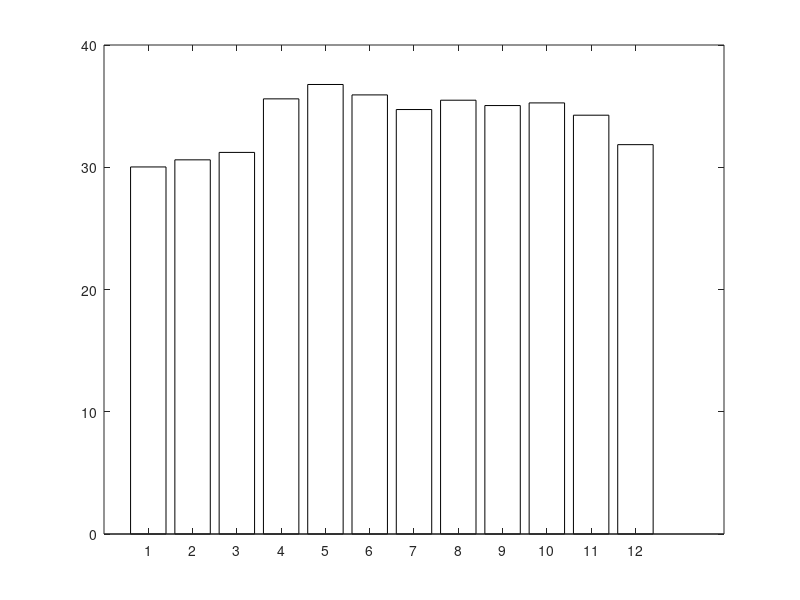

This chart was generated by the following MATLAB code: (Note: this script raises an error after producing the figure.)
% =========================================================
%  Heat Index Time Series Analysis - Results & Visualization
%  Bulacan State University - Math Modeling Paper
%  BSM CS 3B | Prof. Aarhus M. Dela Cruz
% =========================================================

clc; clear; close all;

% ----------------------------------------------------------
% RAW HISTORICAL DATA (from Math_Modeling_Dataset.xlsx)
% Monthly average Heat Index, Jan 2023 - Mar 2026
% ----------------------------------------------------------
HI_historical = [
    29.1094, 30.6665, 30.1539, 35.2819, 36.2997, 34.9604, ...  % 2023 Jan-Jun
    35.1826, 35.6366, 35.6366, 34.9604, 33.6943, 31.5001, ...  % 2023 Jul-Dec
    30.6665, 30.2788, 32.1855, 35.6165, 37.0061, 37.3851, ...  % 2024 Jan-Jun
    35.4080, 35.4080, 36.1035, 34.9604, 33.8973, 32.0991, ...  % 2024 Jul-Dec
    31.2136, 31.0736, 32.7273, 35.8839, 37.0061, 35.4080, ...  % 2025 Jan-Jun
    33.5731, 35.4080, 33.4007, 35.8685, 35.1826, 31.9461, ...  % 2025 Jul-Dec
    29.1094, 30.4059, 29.7921                                    % 2026 Jan-Mar
];

month_nums = [1:12, 1:12, 1:12, 1:3];  % month number for each observation

% ----------------------------------------------------------
% STEP 1: SEASONAL AVERAGES (Numerical Approximations)
% ----------------------------------------------------------
monthlyHI = zeros(1, 12);
for m = 1:12
    idx = (month_nums == m);
    monthlyHI(m) = mean(HI_historical(idx));
end

% Month labels
month_labels = {'Jan','Feb','Mar','Apr','May','Jun', ...
                'Jul','Aug','Sep','Oct','Nov','Dec'};

% ----------------------------------------------------------
% STEP 2: 24-MONTH FORECAST (Apr 2026 - Mar 2028)
% ----------------------------------------------------------
numForecast = 24;
start_month = 4;  % April = month 4
HI_forecast = zeros(1, numForecast);
forecast_month_nums = zeros(1, numForecast);

for i = 1:numForecast
    m = mod(start_month + i - 2, 12) + 1;
    HI_forecast(i) = monthlyHI(m);
    forecast_month_nums(i) = m;
end

forecast_labels = {};
yr = 2026; mo = 4;
for i = 1:numForecast
    forecast_labels{i} = sprintf('%s %d', month_labels{mo}, yr);
    mo = mo + 1;
    if mo > 12; mo = 1; yr = yr + 1; end
end

% ----------------------------------------------------------
% STEP 3: SLIDING WINDOW OPTIMIZATION
% ----------------------------------------------------------
L = 10;
n = numForecast;
window_sums = zeros(1, n - L + 1);
for i = 1:(n - L + 1)
    window_sums(i) = sum(HI_forecast(i:i+L-1));
end

[min_sum, best_start] = min(window_sums);
best_end = best_start + L - 1;
max_sum = max(window_sums);

fprintf('=== OPTIMIZATION RESULTS ===\n');
fprintf('Optimal start: %s\n', forecast_labels{best_start});
fprintf('Optimal end:   %s\n', forecast_labels{best_end});
fprintf('Min cumulative HI: %.4f C\n', min_sum);
fprintf('Max cumulative HI: %.4f C\n', max_sum);

% ----------------------------------------------------------
% ERROR ESTIMATION
% ----------------------------------------------------------
seasonal_fit = monthlyHI(month_nums);
residuals = HI_historical - seasonal_fit;

mae_per_month = zeros(1, 12);
for m = 1:12
    idx = (month_nums == m);
    mae_per_month(m) = mean(abs(residuals(idx)));
end

% Running minimum for convergence
num_windows = n - L + 1;
running_min = zeros(1, num_windows);
improvement_delta = zeros(1, num_windows);
cur_min = inf;
for i = 1:num_windows
    prev = cur_min;
    if window_sums(i) < cur_min
        cur_min = window_sums(i);
    end
    running_min(i) = cur_min;
    improvement_delta(i) = max(0, prev - cur_min);
end
improvement_delta(1) = 0;

hist_labels_short = {};
yr2 = 2023; mo2 = 1;
for i = 1:39
    hist_labels_short{i} = sprintf('%s %d', month_labels{mo2}(1:3), yr2);
    mo2 = mo2 + 1;
    if mo2 > 12; mo2 = 1; yr2 = yr2 + 1; end
end

window_labels = {};
for i = 1:num_windows
    window_labels{i} = sprintf('W%d', i);
end

% Color definitions
teal   = [0.11, 0.62, 0.46];
red    = [0.89, 0.29, 0.29];
blue   = [0.22, 0.53, 0.87];
amber  = [0.94, 0.62, 0.15];
purple = [0.50, 0.47, 0.87];
gray   = [0.70, 0.70, 0.67];
pink   = [0.83, 0.33, 0.49];
green2 = [0.36, 0.60, 0.13];

% ==========================================================
% FIGURE 1: Seasonal Average HI by Calendar Month
% ==========================================================
figure(1);
set(gcf, 'Position', [100, 600, 750, 420], 'Name', 'Fig 1 - Numerical Approximations');

bar_colors = zeros(12, 3);
for m = 1:12
    if monthlyHI(m) >= 35
        bar_colors(m,:) = red;
    else
        bar_colors(m,:) = blue;
    end
end

b1 = bar(1:12, monthlyHI, 'FaceColor', 'flat');
b1.CData = bar_colors;
b1.EdgeColor = 'none';

hold on;
yline(35, '--', '35°C threshold', ...
    'Color', [0.6 0.2 0.2], 'LineWidth', 1.2, ...
    'LabelHorizontalAlignment', 'right', 'FontSize', 9);

xticks(1:12);
xticklabels(month_labels);
ylabel('Heat Index (°C)', 'FontSize', 11);
xlabel('Month', 'FontSize', 11);
title('Figure 1. Seasonal average heat index by calendar month', ...
    'FontSize', 12, 'FontWeight', 'bold');
ylim([27 39]);
grid on; box off;

% Add value labels on bars
for m = 1:12
    text(m, monthlyHI(m) + 0.15, sprintf('%.2f', monthlyHI(m)), ...
        'HorizontalAlignment', 'center', 'FontSize', 8, 'Color', [0.3 0.3 0.3]);
end

legend({'Cooler months (avg < 35°C)', 'Peak heat months (avg ≥ 35°C)'}, ...
    'Location', 'southwest', 'FontSize', 9);

% Manual legend patch
h1 = patch(NaN, NaN, blue, 'EdgeColor','none');
h2 = patch(NaN, NaN, red,  'EdgeColor','none');
legend([h1 h2], {'Cooler (avg < 35°C)', 'Peak heat (avg ≥ 35°C)'}, ...
    'Location', 'southwest', 'FontSize', 9);

% ==========================================================
% FIGURE 2a: 24-Month Forecast with Optimal Window
% ==========================================================
figure(2);
set(gcf, 'Position', [100, 150, 900, 420], 'Name', 'Fig 2a - Model Behavior: Forecast');

bar_colors2 = repmat(teal, numForecast, 1);
for i = best_start:best_end
    bar_colors2(i,:) = red;
end

b2 = bar(1:numForecast, HI_forecast, 'FaceColor', 'flat');
b2.CData = bar_colors2;
b2.EdgeColor = 'none';

hold on;
yline(35, '--', '35°C threshold', ...
    'Color', [0.85 0.45 0.20], 'LineWidth', 1.2, ...
    'LabelHorizontalAlignment', 'right', 'FontSize', 9);

xticks(1:numForecast);
xticklabels(forecast_labels);
xtickangle(45);
ylabel('Heat Index (°C)', 'FontSize', 11);
xlabel('Month', 'FontSize', 11);
title('Figure 2a. 24-month HI forecast with optimal academic window highlighted', ...
    'FontSize', 12, 'FontWeight', 'bold');
ylim([27 39]);
grid on; box off;

h3 = patch(NaN, NaN, teal, 'EdgeColor','none');
h4 = patch(NaN, NaN, red,  'EdgeColor','none');
legend([h3 h4], {'Forecasted HI', 'Optimal window: Jul 2026 – Apr 2027'}, ...
    'Location', 'southwest', 'FontSize', 9);

% ==========================================================
% FIGURE 2b: Sliding Window Cumulative HI
% ==========================================================
figure(3);
set(gcf, 'Position', [860, 600, 700, 380], 'Name', 'Fig 2b - Model Behavior: Windows');

bar_colors3 = repmat(amber, num_windows, 1);
bar_colors3(best_start,:) = red;

b3 = bar(1:num_windows, window_sums, 'FaceColor', 'flat');
b3.CData = bar_colors3;
b3.EdgeColor = 'none';

xticks(1:num_windows);
xticklabels(window_labels);
ylabel('Cumulative Heat Index (°C)', 'FontSize', 11);
xlabel('Window', 'FontSize', 11);
title('Figure 2b. Cumulative HI for all 15 sliding windows', ...
    'FontSize', 12, 'FontWeight', 'bold');
ylim([332 348]);
grid on; box off;

for i = 1:num_windows
    text(i, window_sums(i) + 0.08, sprintf('%.1f', window_sums(i)), ...
        'HorizontalAlignment', 'center', 'FontSize', 7.5, 'Color', [0.3 0.3 0.3]);
end

h5 = patch(NaN, NaN, amber, 'EdgeColor','none');
h6 = patch(NaN, NaN, red,   'EdgeColor','none');
legend([h5 h6], {'Candidate windows', 'Optimal: W4 (Jul 2026 – Apr 2027)'}, ...
    'Location', 'north', 'FontSize', 9);

% ==========================================================
% FIGURE 3a: Mean Absolute Error per Calendar Month
% ==========================================================
figure(4);
set(gcf, 'Position', [100, 100, 500, 360], 'Name', 'Fig 3a - Error Trends: MAE');

b4 = bar(1:12, mae_per_month, 'FaceColor', purple, 'EdgeColor', 'none');

xticks(1:12);
xticklabels(month_labels);
ylabel('Mean Absolute Error (°C)', 'FontSize', 11);
xlabel('Month', 'FontSize', 11);
title('Figure 3a. Mean absolute error per calendar month', ...
    'FontSize', 12, 'FontWeight', 'bold');
ylim([0 1.4]);
grid on; box off;

for m = 1:12
    text(m, mae_per_month(m) + 0.02, sprintf('%.4f', mae_per_month(m)), ...
        'HorizontalAlignment', 'center', 'FontSize', 7.5, 'Color', [0.3 0.3 0.3]);
end

% ==========================================================
% FIGURE 3b: Historical HI vs. Seasonal Average Forecast
% ==========================================================
figure(5);
set(gcf, 'Position', [620, 100, 700, 360], 'Name', 'Fig 3b - Error Trends: Fit vs Actual');

x_idx = 1:39;
plot(x_idx, seasonal_fit, '-o', 'Color', teal, 'LineWidth', 2, ...
    'MarkerSize', 4, 'MarkerFaceColor', teal, 'DisplayName', 'Seasonal avg forecast');
hold on;
plot(x_idx, HI_historical, '--s', 'Color', pink, 'LineWidth', 1.5, ...
    'MarkerSize', 4, 'MarkerFaceColor', pink, 'DisplayName', 'Actual historical HI');

xticks(1:3:39);
tick_labels = hist_labels_short(1:3:39);
xticklabels(tick_labels);
xtickangle(45);
ylabel('Heat Index (°C)', 'FontSize', 11);
xlabel('Month', 'FontSize', 11);
title('Figure 3b. Actual historical HI vs. seasonal average forecast (Jan 2023 – Mar 2026)', ...
    'FontSize', 12, 'FontWeight', 'bold');
ylim([27 39]);
legend('Location', 'southwest', 'FontSize', 9);
grid on; box off;

% ==========================================================
% FIGURE 3c: Residual Errors Across 39 Months
% ==========================================================
figure(6);
set(gcf, 'Position', [100, 100, 900, 360], 'Name', 'Fig 3c - Error Trends: Residuals');

pos_res = residuals; pos_res(residuals < 0) = 0;
neg_res = residuals; neg_res(residuals >= 0) = 0;

bar(x_idx, pos_res, 'FaceColor', purple, 'EdgeColor', 'none', ...
    'DisplayName', 'Positive residual (actual > forecast)');
hold on;
bar(x_idx, neg_res, 'FaceColor', [0.94 0.60 0.47], 'EdgeColor', 'none', ...
    'DisplayName', 'Negative residual (actual < forecast)');
yline(0, '--', 'Color', gray, 'LineWidth', 1.2, 'HandleVisibility', 'off');

xticks(1:3:39);
xticklabels(tick_labels);
xtickangle(45);
ylabel('Residual (°C)', 'FontSize', 11);
xlabel('Month', 'FontSize', 11);
title('Figure 3c. Residual errors across all 39 historical months', ...
    'FontSize', 12, 'FontWeight', 'bold');
legend('Location', 'northwest', 'FontSize', 9);
grid on; box off;

% ==========================================================
% FIGURE 4a: Running Minimum Convergence
% ==========================================================
figure(7);
set(gcf, 'Position', [100, 100, 500, 360], 'Name', 'Fig 4a - Convergence: Running Min');

plot(1:num_windows, running_min, '-o', 'Color', blue, 'LineWidth', 2, ...
    'MarkerSize', 5, 'MarkerFaceColor', blue);
hold on;
plot(best_start, running_min(best_start), 'o', 'Color', red, ...
    'MarkerSize', 9, 'MarkerFaceColor', red, 'DisplayName', 'Convergence point (W4)');

xticks(1:num_windows);
xticklabels(window_labels);
ylabel('Running minimum cumulative HI (°C)', 'FontSize', 11);
xlabel('Window iteration', 'FontSize', 11);
title('Figure 4a. Running minimum HI across 15 iterations', ...
    'FontSize', 12, 'FontWeight', 'bold');
ylim([332 346]);
grid on; box off;

h7 = plot(NaN, NaN, '-o', 'Color', blue, 'LineWidth', 2, 'MarkerFaceColor', blue);
h8 = plot(NaN, NaN, 'o',  'Color', red,  'MarkerSize', 9, 'MarkerFaceColor', red);
legend([h7 h8], {'Running minimum', 'Convergence point (W4)'}, ...
    'Location', 'southwest', 'FontSize', 9);

% ==========================================================
% FIGURE 4b: Improvement Delta per Iteration
% ==========================================================
figure(8);
set(gcf, 'Position', [620, 100, 500, 360], 'Name', 'Fig 4b - Convergence: Delta');

delta_colors = repmat([0.8 0.8 0.78], num_windows, 1);
for i = 1:num_windows
    if improvement_delta(i) > 0
        delta_colors(i,:) = [0.36 0.79 0.64];
    end
end

b5 = bar(1:num_windows, improvement_delta, 'FaceColor', 'flat');
b5.CData = delta_colors;
b5.EdgeColor = 'none';

xticks(1:num_windows);
xticklabels(window_labels);
ylabel('HI reduction vs. previous best (°C)', 'FontSize', 11);
xlabel('Window iteration', 'FontSize', 11);
title('Figure 4b. Improvement delta per sliding window iteration', ...
    'FontSize', 12, 'FontWeight', 'bold');
grid on; box off;

for i = 1:num_windows
    if improvement_delta(i) > 0
        text(i, improvement_delta(i) + 0.05, sprintf('%.4f', improvement_delta(i)), ...
            'HorizontalAlignment', 'center', 'FontSize', 8, 'Color', [0.3 0.3 0.3]);
    end
end

h9  = patch(NaN, NaN, [0.36 0.79 0.64], 'EdgeColor','none');
h10 = patch(NaN, NaN, [0.8 0.8 0.78],   'EdgeColor','none');
legend([h9 h10], {'Improvement (HI reduced)', 'No improvement (delta = 0)'}, ...
    'Location', 'northeast', 'FontSize', 9);

% ==========================================================
% PRINT SUMMARY TABLE TO COMMAND WINDOW
% ==========================================================
fprintf('\n=== FIGURE 4c: COMPLETE SLIDING WINDOW TABLE ===\n');
fprintf('%-6s %-12s %-12s %-18s %-18s %-16s\n', ...
    'Win','Start','End','Cumulative HI','Avg HI/month','Running Min');
fprintf('%s\n', repmat('-', 1, 82));
cur_min2 = inf;
for i = 1:num_windows
    if window_sums(i) < cur_min2; cur_min2 = window_sums(i); end
    tag = '';
    if i == best_start; tag = '<-- OPTIMAL'; end
    if window_sums(i) == max_sum; tag = '<-- WORST'; end
    fprintf('W%-5d %-12s %-12s %-18.4f %-18.4f %-16.4f %s\n', ...
        i, forecast_labels{i}, forecast_labels{i+L-1}, ...
        window_sums(i), window_sums(i)/L, cur_min2, tag);
end

fprintf('\nAll figures generated. Use File > Save As in each figure window\n');
fprintf('to export as PNG, PDF, or EPS for your paper.\n');
